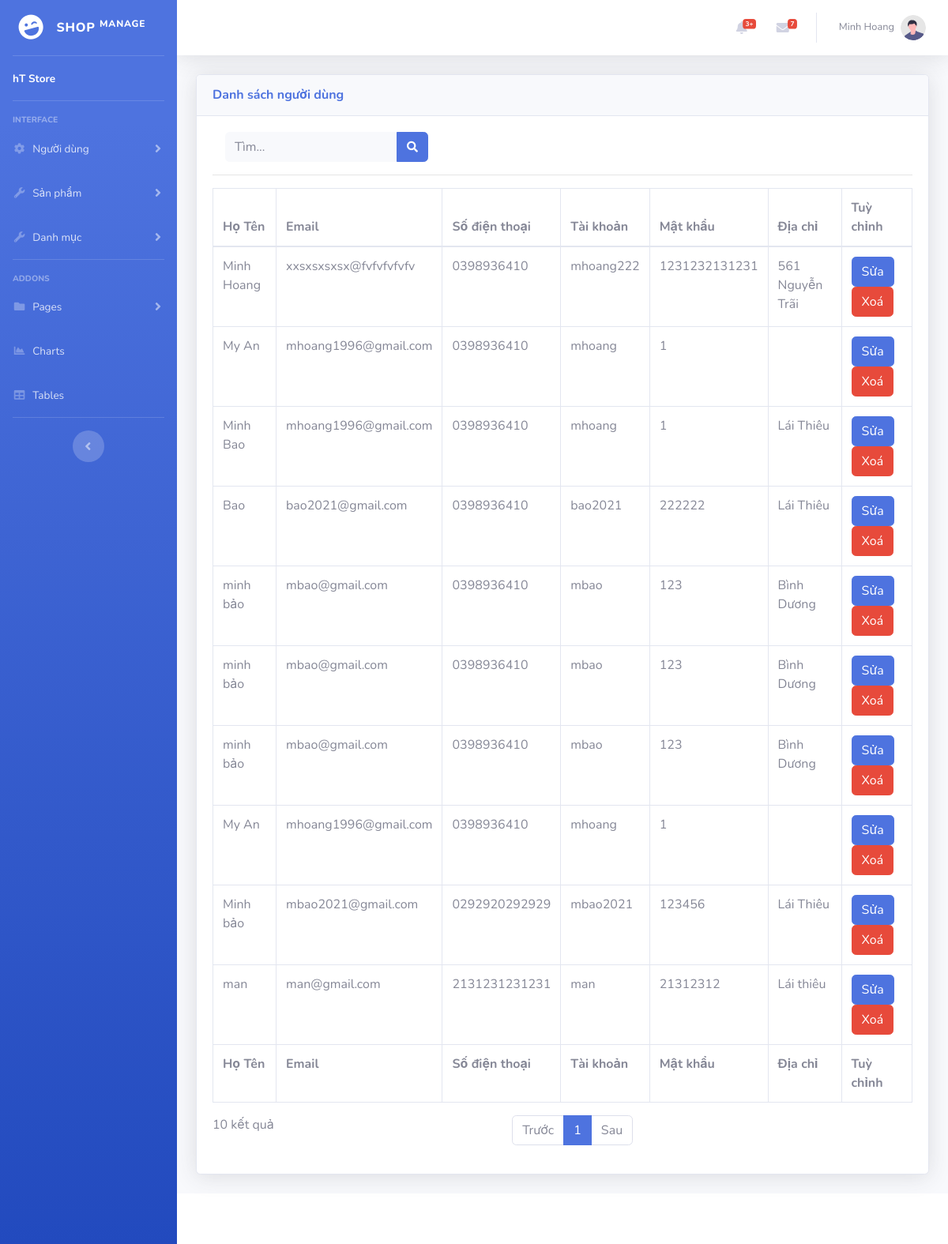
Page /admin/user/ (signed in) on the committed database.
### tables this page shows
CREATE TABLE `tbl_user` (
  `Id` int(11) NOT NULL,
  `Name` text DEFAULT NULL,
  `Email` text DEFAULT NULL,
  `Phone` text DEFAULT NULL,
  `Account` text DEFAULT NULL,
  `Password` text DEFAULT NULL,
  `Address` text DEFAULT NULL,
  `Ward` text DEFAULT NULL,
  `District` text DEFAULT NULL,
  `Province` text DEFAULT NULL
);

### app/Controllers/admin/UserController.php (called while the page is built, shortened)
<?php
class UserController extends Controller
{
    public function index()
    {
        $this->View();
    }
}

### app/ViewModels/UserVM.php (called while the page is built, shortened)
<?php
class UserVM extends Model
{
    function __construct($user = null)
    {
        if (!is_array($user)) {
            $id = $user;
            $user = $this->GetUserById($id);
        }
        $this->Id = isset($user["Id"]) ? $user["Id"] : null;
        $this->Name = isset($user["Name"]) ? $user["Name"] : null;
        $this->Email = isset($user["Email"]) ? $user["Email"] : null;
        $this->Phone = isset($user["Phone"]) ? $user["Phone"] : null;
        $this->Account = isset($user["Account"]) ? $user["Account"] : null;
        $this->Password = isset($user["Password"]) ? $user["Password"] : null;
        $this->Address = isset($user["Address"]) ? $user["Address"] : null;
    }
    function GetPaging($params, $pageIndex, $pageNumber, &$totalRows)
    {
        $keyword = $params["keyword"] ?? "";
        if (!empty($keyword)) {
            $where = $this->WhereLike("Id", $keyword);
            $where .= $this->WhereOr($this->WhereLike("Name", $keyword));
            $where .= $this->WhereOr($this->WhereLike("Email", $keyword));
            $where .= $this->WhereOr($this->WhereLike("Address", $keyword));
            $where .= $this->WhereOr($this->WhereLike("Phone", $keyword));
        } else {
            $where = "1=1";
        }
        return $this->QueryPaging(UserVM::tableName, $where, $pageIndex, $pageNumber, $totalRows);
    }
    function GetUserById($id)
    {
        return $this->SELECTROW(UserVM::tableName, $this->WhereEq("Id", $id));
    }
}

### core/Database.php (called while the page is built, shortened)
<?php
class Database
{
    public static $DbConnect;
    function __construct()
    {
        global $db_config;
        try {
            self::$DbConnect = new mysqli($db_config['host'], $db_config['user'], isset($db_config['pass']) ? $db_config['pass'] : '', $db_config['db']);
        } catch (Exception $exception) {
            $mess = $exception->getMessage();
            $data['mess'] = $mess;
            App::$app->loadError('database', $data);
            die();
        }
    }
    function QueryPaging($tableName, $where, $pageIndex, $pageNumber, &$totalRows, $colums = null)
    {
        $select = "*";
        $sql = "SELECT {$select} FROM `{$tableName}` WHERE {$where}";
        $result = self::$DbConnect->query($sql);
        $start = ($pageIndex - 1) * $pageNumber;
        $sql = $sql . " limit {$start},{$pageNumber}";
        return self::$DbConnect->query($sql);
    }
    public function WhereEq($columname, $value)
    {
        return " `{$columname}` = '{$value}' ";
    }
    function SELECTROW($tableName = null, $where)
    {
        $sql = "SELECT * FROM `{$tableName}` WHERE {$where}";
        $result = self::$DbConnect->query($sql);
        return null;
    }
}

### app/Views/admin/user/index.php (the view, shortened to what this page needs)
<?php
$model = new UserVM();
$totalRow = 0;
$indexPage = isset($_GET["page"]) ? intval($_GET["page"]) : 1;
$pageNumber = isset($_GET["number"]) ? intval($_GET["number"]) : 10;
$keyword = isset($_GET["keyword"]) ? $_GET["keyword"] : "";
$data = $model->GetPaging(["keyword" => $keyword], $indexPage, $pageNumber, $totalRow);
?>
<div class="card shadow mb-4">
    <div class="card-header py-3">
        <h6 class="m-0 font-weight-bold text-primary">Danh sách người dùng</h6>
    </div>
    <div class="card-body">
        <form method="get" action="/admin/client/index/" class="d-sm-inline-block form-inline mr-auto ml-md-3 my-2 my-md-0 mw-100 navbar-search">
            <div class="input-group">
                <input name="keyword" type="text" class="form-control bg-light border-0 small" placeholder="Tìm..." value="<?php echo isset($keyword) ? $keyword : ""; ?>" aria-label="Search" aria-describedby="basic-addon2">
                <div class="input-group-append">
                    <button class="btn btn-primary" type="submit">
                        <i class="fas fa-search fa-sm"></i>
                    </button>
                </div>
            </div>
        </form>
        <hr>
        <div class="table-responsive">
            <table class="table table-bordered" id="dataTable" width="100%" cellspacing="0">
                <thead>
                    <tr>
                        <th>Họ Tên</th>
                        <th>Email</th>
                        <th>Số điện thoại</th>
                        <th>Tài khoản</th>
                        <th>Mật khẩu</th>
                        <th>Địa chỉ</th>
                        <th>Tuỳ chỉnh</th>
                    </tr>
                </thead>
                <tfoot>
                    <tr>
                        <th>Họ Tên</th>
                        <th>Email</th>
                        <th>Số điện thoại</th>
                        <th>Tài khoản</th>
                        <th>Mật khẩu</th>
                        <th>Địa chỉ</th>
                        <th>Tuỳ chỉnh</th>
                    </tr>
                </tfoot>
                <tbody>
                    <?php
                    if (!empty($data)) {
                        while ($row = $data->fetch_array()) {
                            $_item = new UserVM($row);
                    ?>
                            <tr>
                                <td>
                                    <?php echo $_item->Name; ?>
                                </td>
                                <td>
                                    <?php echo $_item->Email; ?>
                                </td>
                                <td>
                                    <?php echo $_item->Phone; ?>
                                </td>
                                <td>
                                    <?php echo $_item->Account; ?>
                                </td>
                                <td>
                                    <?php echo $_item->Password; ?>
                                </td>
                                <td>
                                    <?php echo $_item->Address; ?>
                                </td>
                                <td>
                                    <a href="/admin/user/edit/<?php echo $_item->Id ?>" class="btn btn-primary">Sửa</a>
                                    <a onclick="return confirm('Xoá người dùng này?')" href="/admin/user/delete/<?php echo $_item->Id ?>" class="btn btn-danger">Xoá</a>
                                </td>
                            </tr>
                    <?php
                        }
                    }
                    ?>
                </tbody>
            </table>
        </div>
    </div>
</div>

### rows in the picture
tbl_user: Name "Minh Hoang", Email "xxsxsxsxsx@fvfvfvfvfv", Phone "0398936410", Account "mhoang222", Password "1231232131231", Address "561 Nguyễn Trãi"
tbl_user: Name "My An", Email "mhoang1996@gmail.com", Phone "0398936410", Account "mhoang", Password "1"
tbl_user: Name "Minh Bao", Email "mhoang1996@gmail.com", Phone "0398936410", Account "mhoang", Password "1", Address "Lái Thiêu"
tbl_user: Name "Bao", Email "bao2021@gmail.com", Phone "0398936410", Account "bao2021", Password "222222", Address "Lái Thiêu"
tbl_user: Name "minh bảo", Email "mbao@gmail.com", Phone "0398936410", Account "mbao", Password "123", Address "Bình Dương"
tbl_user: Name "minh bảo", Email "mbao@gmail.com", Phone "0398936410", Account "mbao", Password "123", Address "Bình Dương"
tbl_user: Name "minh bảo", Email "mbao@gmail.com", Phone "0398936410", Account "mbao", Password "123", Address "Bình Dương"
tbl_user: Name "My An", Email "mhoang1996@gmail.com", Phone "0398936410", Account "mhoang", Password "1"
tbl_user: Name "Minh bảo", Email "mbao2021@gmail.com", Phone "0292920292929", Account "mbao2021", Password "123456", Address "Lái Thiêu"
tbl_user: Name "man", Email "man@gmail.com", Phone "2131231231231", Account "man", Password "21312312", Address "Lái thiêu"

### other values in the picture
$_SESSION["admin"]["Name"] "Minh Hoang"
$totalRow "10"
